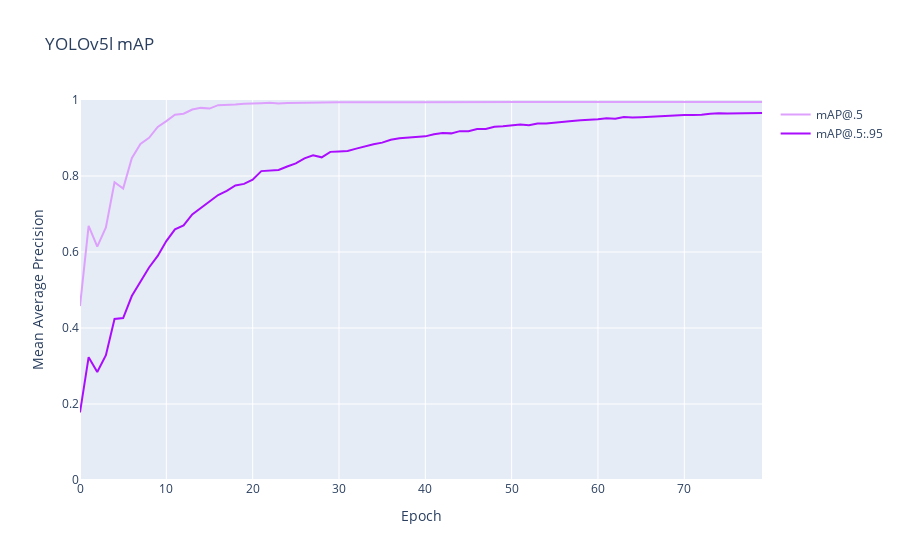

The notebook cell saved with this chart:
### Code cell
# Plot the mAP for IOU 0.5 and average 0.5-0.95
fig = go.Figure()
fig.add_trace(go.Scatter(   x=print(data['epoch']),
                            y=data['metrics/mAP_0.5'],
                            mode='lines',
                            name='mAP@.5',
                            line=dict(color='#DEA0FD', width=2)
                        ))

fig.add_trace(go.Scatter(   x=print(data['epoch']),
                            y=data['metrics/mAP_0.5:0.95'],
                            mode='lines',
                            name='mAP@.5:.95',
                            line=dict(color='#AA0DFE', width=2)
                        ))

fig.update_layout(
    title_text='YOLOv5l mAP',
    yaxis_title_text='Mean Average Precision',
    xaxis_title_text='Epoch'
)
fig.update_yaxes(range=[0, 1.0])
fig.show()

### Figure 1 — Plotly figure (JSON) as saved in the notebook; plotly's stock layout.template omitted (floating-point values rounded to 4 significant figures)
{"data": [{"line": {"color": "#DEA0FD", "width": 2}, "mode": "lines", "name": "mAP@.5", "type": "scatter", "y": [0.4578, 0.6689, 0.6142, 0.6647, 0.7835, 0.7671, 0.8467, 0.8845, 0.9005, 0.929, 0.9443, 0.9614, 0.9638, 0.9748, 0.9793, 0.9775, 0.9864, 0.987, 0.9882, 0.9904, 0.9901, 0.9916, 0.9925, 0.9911, 0.9923, 0.9929, 0.9932, 0.9934, 0.994, 0.9938, 0.994, 0.994, 0.9943, 0.994, 0.9943, 0.9942, 0.9944, 0.9943, 0.9944, 0.9944, 0.9946, 0.9946, 0.9943, 0.9946, 0.9947, 0.9948, 0.9946, 0.9946, 0.9947, 0.9947, 0.9947, 0.9948, 0.9947, 0.9946, 0.9947, 0.9946, 0.9948, 0.9947, 0.9947, 0.9947, 0.9947, 0.9947, 0.9947, 0.9948, 0.9948, 0.9947, 0.9948, 0.9947, 0.9947, 0.9947, 0.9947, 0.9947, 0.9947, 0.9947, 0.9947, 0.9947, 0.9947, 0.9948, 0.9948, 0.9948]}, {"line": {"color": "#AA0DFE", "width": 2}, "mode": "lines", "name": "mAP@.5:.95", "type": "scatter", "y": [0.1779, 0.3233, 0.2843, 0.3286, 0.4238, 0.4261, 0.4842, 0.5206, 0.5593, 0.5897, 0.6288, 0.6597, 0.6699, 0.6989, 0.7163, 0.7345, 0.75, 0.7609, 0.7752, 0.7792, 0.7903, 0.8128, 0.815, 0.8157, 0.8249, 0.8332, 0.8463, 0.8546, 0.8491, 0.8635, 0.8645, 0.8656, 0.8721, 0.8787, 0.8837, 0.8878, 0.8952, 0.8991, 0.9008, 0.9019, 0.9043, 0.9099, 0.9133, 0.9122, 0.9181, 0.9177, 0.9235, 0.9238, 0.9298, 0.9308, 0.9324, 0.9354, 0.9336, 0.9384, 0.9384, 0.9408, 0.9439, 0.9445, 0.9467, 0.9472, 0.9492, 0.9517, 0.9505, 0.9555, 0.9538, 0.9546, 0.9558, 0.9577, 0.959, 0.9592, 0.9604, 0.9606, 0.961, 0.9635, 0.9649, 0.9644, 0.9647, 0.9655, 0.9647, 0.966]}], "layout": {"title": {"text": "YOLOv5l mAP"}, "xaxis": {"title": {"text": "Epoch"}}, "yaxis": {"range": [0, 1], "title": {"text": "Mean Average Precision"}}}}
